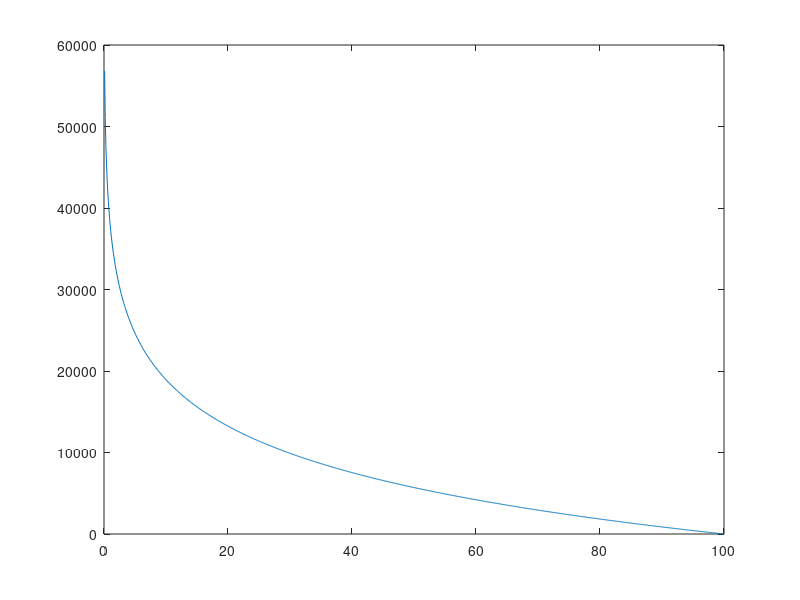

MATLAB code for this plot:
% module 7 exercise
%
% Radiocarbon dating

% define variables
N = 0:1e-1:100;                 % amount of remaining 14-carbon (percentage)
N0 = 100;                       % amount of 14-carbon when organism alive 
halfLife = 5700;                % 14- carbon half-life
lambda = log(2)/halfLife;       % decay rate

T = -(1/lambda) * log(N./N0);   % estimated time in years

plot(N,T)
